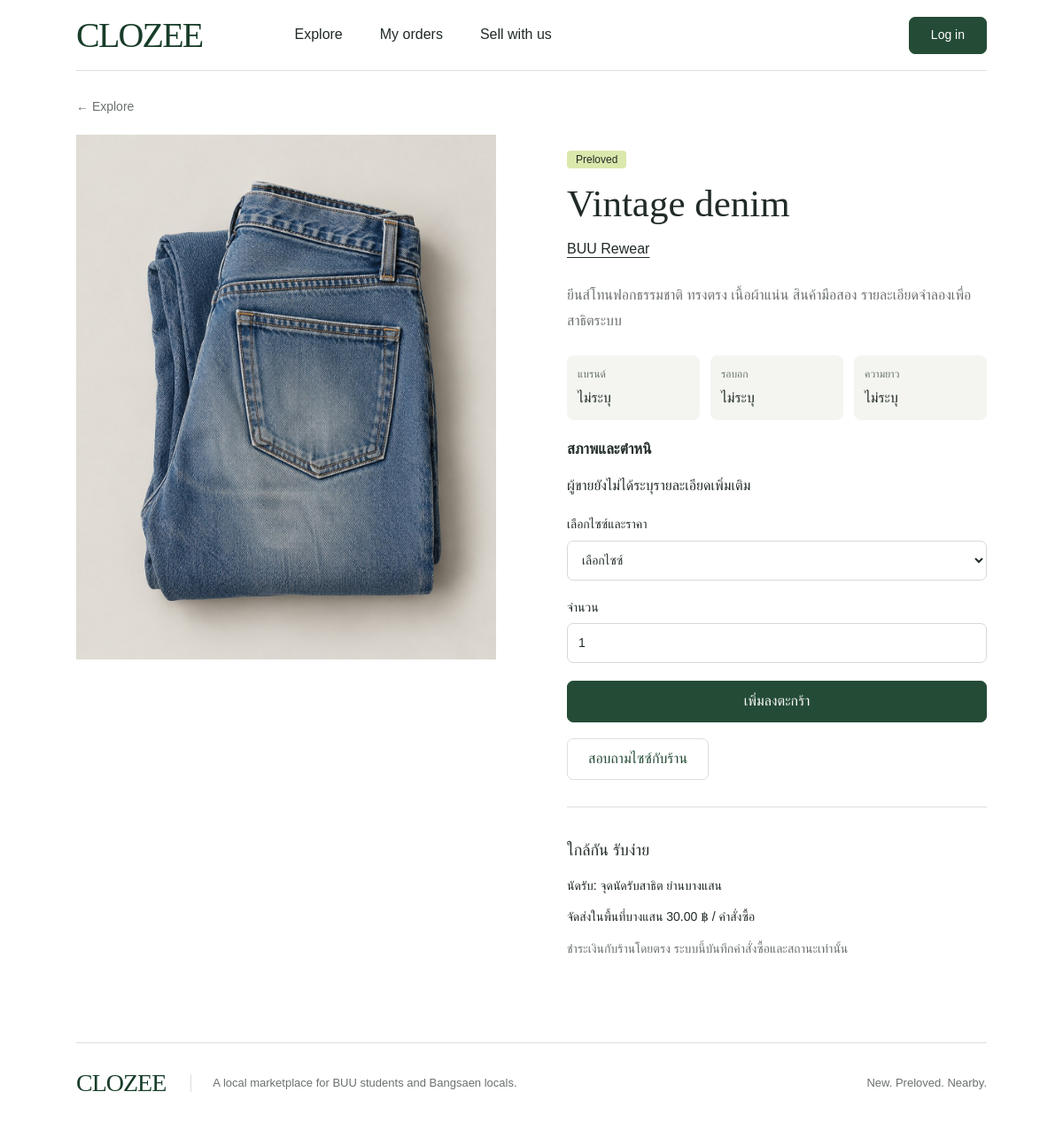
/product.php?id=2, run on the app's committed database.
### tables this page shows
CREATE TABLE products (
    product_id BIGINT UNSIGNED NOT NULL AUTO_INCREMENT,
    shop_id BIGINT UNSIGNED NOT NULL,
    product_name VARCHAR(180) NOT NULL,
    description TEXT NULL,
    category VARCHAR(80) NULL,
    condition_type ENUM('new','secondhand') NOT NULL,
    image_path VARCHAR(255) NULL,
    brand VARCHAR(100) NULL,
    chest_cm DECIMAL(4,1) NULL,
    length_cm DECIMAL(4,1) NULL,
    condition_notes VARCHAR(1000) NULL,
    is_active TINYINT(1) NOT NULL DEFAULT 1,
    created_at TIMESTAMP NOT NULL DEFAULT CURRENT_TIMESTAMP,
    updated_at TIMESTAMP NOT NULL DEFAULT CURRENT_TIMESTAMP ON UPDATE CURRENT_TIMESTAMP,
    PRIMARY KEY (product_id),
    KEY idx_products_shop (shop_id),
    KEY idx_products_condition_active (condition_type, is_active),
    CONSTRAINT ck_products_chest CHECK (chest_cm IS NULL OR (chest_cm > 0 AND chest_cm <= 300)),
    CONSTRAINT ck_products_length CHECK (length_cm IS NULL OR (length_cm > 0 AND length_cm <= 300)),
    CONSTRAINT fk_products_shop FOREIGN KEY (shop_id)
      REFERENCES shops(shop_id) ON UPDATE CASCADE ON DELETE RESTRICT
);

CREATE TABLE shops (
    shop_id BIGINT UNSIGNED NOT NULL AUTO_INCREMENT,
    owner_user_id BIGINT UNSIGNED NOT NULL,
    shop_name VARCHAR(150) NOT NULL,
    description TEXT NULL,
    pickup_location VARCHAR(255) NULL,
    is_active TINYINT(1) NOT NULL DEFAULT 1,
    created_at TIMESTAMP NOT NULL DEFAULT CURRENT_TIMESTAMP,
    updated_at TIMESTAMP NOT NULL DEFAULT CURRENT_TIMESTAMP ON UPDATE CURRENT_TIMESTAMP,
    PRIMARY KEY (shop_id),
    UNIQUE KEY uq_shops_owner (owner_user_id),
    CONSTRAINT fk_shops_owner FOREIGN KEY (owner_user_id)
      REFERENCES users(user_id) ON UPDATE CASCADE ON DELETE RESTRICT
);

### public/product.php (called while the page is built)
<?php require __DIR__.'/../app/bootstrap.php';require ROOT.'/app/pages/product.php';

### app/config/example.php (called while the page is built)
<?php
return [
    'db_host' => '127.0.0.1',
    'db_port' => 3306,
    'db_name' => 'clozee',
    'db_user' => 'clozee',
    'db_pass' => '',
    'table_prefix' => '',
    'base_path' => '',
    'secure_cookies' => true,
    'delivery_fee' => '30.00',
];

### app/bootstrap.php (called while the page is built, shortened)
<?php
function config(): array
{
    static $values;
    if (is_array($values)) return $values;
    $values = require __DIR__ . '/config/example.php';
    $values['base_path'] = rtrim((string)$values['base_path'], '/');
    return $values;
}
require __DIR__ . '/config/tables.php';
require __DIR__ . '/config/db.php';
require __DIR__ . '/validation.php';
require __DIR__ . '/services/ProductImageService.php';
function url(string $path = ''): string { return config()['base_path'] . '/' . ltrim($path, '/'); }
function h(mixed $value): string { return htmlspecialchars((string)$value, ENT_QUOTES | ENT_SUBSTITUTE, 'UTF-8'); }

### app/config/db.php (called while the page is built, shortened)
<?php
function db(): PDO
{
    static $pdo;
    if ($pdo instanceof PDO) return $pdo;
    $c = config();
    $pdo = new PDO(
        sprintf('mysql:host=%s;port=%d;dbname=%s;charset=utf8mb4', $c['db_host'], $c['db_port'], $c['db_name']),
        $c['db_user'], $c['db_pass'],
        [PDO::ATTR_ERRMODE => PDO::ERRMODE_EXCEPTION, PDO::ATTR_DEFAULT_FETCH_MODE => PDO::FETCH_ASSOC,
         PDO::ATTR_EMULATE_PREPARES => false, PDO::ATTR_STRINGIFY_FETCHES => false]
    );
    $pdo->exec("SET time_zone = '+00:00'");
    return $pdo;
}
function query(string $sql, array $params = []): PDOStatement
{
    $statement = db()->prepare(resolve_sql($sql));
    $statement->execute($params);
    return $statement;
}

### app/config/tables.php (called while the page is built, shortened)
<?php
function table_name(string $logical): string {
    $prefix=config()['table_prefix'];
    return $prefix.$logical;
}
function resolve_sql(string $sql): string {
    return preg_replace_callback('/\{\{([a-z_]+)\}\}/',fn(array $m):string=>'`'.table_name($m[1]).'`',$sql);
}

### app/services/ProductImageService.php (called while the page is built, shortened)
<?php
function product_image_url(array $product): string {
    return url('assets/images/'.(in_array($product['image_path']??'',IMAGES,true)?$product['image_path']:'linen.jpg'));
}

### app/validation.php (called while the page is built, shortened)
<?php
function cents(mixed $value): int {
    if (!preg_match('/^(0|[1-9][0-9]{0,6})(?:\.([0-9]{1,2}))?$/D', (string)$value, $m)) throw new ValidationException('ราคาต้องไม่ติดลบและมีทศนิยมไม่เกิน 2 หลัก');
    return (int)$m[1]*100 + (int)str_pad($m[2]??'', 2, '0');
}
function money(mixed $decimal): string { return number_format(cents((string)$decimal)/100, 2) . ' ฿'; }

### app/pages/product.php (the view, shortened to what this page needs)
<?php
$id=filter_var($_GET['id']??null,FILTER_VALIDATE_INT);if(!$id) fail(404,'ไม่พบสินค้า');
$p=query('SELECT p.*,s.shop_name,s.owner_user_id,s.pickup_location FROM {{products}} p JOIN {{shops}} s ON s.shop_id=p.shop_id WHERE p.product_id=? AND p.is_active=1 AND s.is_active=1',[$id])->fetch();
$title=$p['product_name'];require ROOT.'/app/templates/header.php'; ?>
<a class="back-link" href="<?=h(url('products.php'))?>">← Explore</a><section class="detail-layout"><div class="detail-photo" data-product-gallery><img data-gallery-main src="<?=h(product_image_url($p))?>" alt="<?=h($p['product_name'])?>"></div><div class="detail-copy"><span class="condition"><?=$p['condition_type']==='new'?'New':'Preloved'?></span><h1><?=h($p['product_name'])?></h1><a class="underlined" href="<?=h(url('shop.php?id='.$p['shop_id']))?>"><?=h($p['shop_name'])?></a><p class="description"><?=nl2br(h($p['description']))?></p>
<dl class="product-measurements"><div><dt>แบรนด์</dt><dd><?=h($p['brand']??'ไม่ระบุ')?></dd></div><div><dt>รอบอก</dt><dd><?=$p['chest_cm']!==null?h($p['chest_cm']).' ซม.':'ไม่ระบุ'?></dd></div><div><dt>ความยาว</dt><dd><?=$p['length_cm']!==null?h($p['length_cm']).' ซม.':'ไม่ระบุ'?></dd></div></dl><div class="condition-details"><h2>สภาพและตำหนิ</h2><p><?=nl2br(h($p['condition_notes']??'ผู้ขายยังไม่ได้ระบุรายละเอียดเพิ่มเติม'))?></p></div>
<form action="<?=h(url('cart.php'))?>" method="post" class="stack"><label>เลือกไซซ์และราคา<select name="variant_id" required><option value="">เลือกไซซ์</option></select></label><label>จำนวน<input type="number" name="quantity" value="1" min="1" max="99" required></label><button class="button" type="submit">เพิ่มลงตะกร้า</button></form>
<form method="post" action="<?=h(url('messages.php'))?>" class="chat-start"><button class="button secondary" type="submit">สอบถามไซซ์กับร้าน</button></form>
<div class="delivery-note"><h2>ใกล้กัน รับง่าย</h2><p>นัดรับ: <?=h($p['pickup_location'])?></p><p>จัดส่งในพื้นที่บางแสน <?=money(config()['delivery_fee'])?> / คำสั่งซื้อ</p><p class="muted">ชำระเงินกับร้านโดยตรง ระบบนี้บันทึกคำสั่งซื้อและสถานะเท่านั้น</p></div></div></section>
<?php require ROOT.'/app/templates/footer.php'; ?>

### public/assets/css/app.css (style rules this page uses)
:root { --ink:#212b26;--green:#244b36;--sage:#eef2ed;--lime:#dbe8ac;--line:#dedfdc;--muted:#6b716d;--danger:#9a302b;--radius:7px;font-family:Arial,"Tahoma",sans-serif;color:var(--ink);background:#fff;font-size:16px;line-height:1.55 }
* { box-sizing:border-box }
body { margin:0 }
a { color:inherit;text-decoration:none }
button,input,select,textarea { font:inherit }
button,a,input,select,textarea { -webkit-tap-highlight-color:transparent }
button,a { touch-action:manipulation }
button { cursor:pointer }
img { display:block;max-width:100% }
.button,button.button { display:inline-flex;align-items:center;justify-content:center;border:1px solid var(--green);background:var(--green);color:#fff;min-height:46px;padding:10px 23px;border-radius:var(--radius);font-weight:500;white-space:nowrap;text-align:center }
.button.secondary { background:#fff;color:var(--green);border-color:var(--line) }
.condition { display:inline-block;padding:1px 10px;background:var(--lime);border-radius:4px;font-size:12px;line-height:1.5 }
.muted,.field-help { color:var(--muted) }
h1,h2,h3,p { overflow-wrap:anywhere }
input:not([type=checkbox]):not([type=radio]),select,textarea { display:block;min-height:45px;border:1px solid #d6d9d4;background:white;color:var(--ink);border-radius:var(--radius);padding:10px 12px;max-width:100% }
label { display:block;font-size:14px;font-weight:500 }
label>input,label>textarea,label>select { margin-top:7px;width:100% }
.stack { display:grid;gap:20px }
.back-link { display:inline-block;color:var(--muted);font-size:14px;margin:20px 0 }
.underlined { text-decoration:underline;text-underline-offset:4px }
.detail-layout { display:grid;grid-template-columns:1fr 1fr;gap:80px;padding:0 0 30px }
.detail-photo { max-width:600px }
.detail-photo img { width:100%;aspect-ratio:4/5;object-fit:cover }
.detail-copy { max-width:500px;padding:15px 0 }
.detail-copy h1 { font:43px/1.15 Georgia,serif;margin:14px 0 }
.description { white-space:normal;color:var(--muted);line-height:1.8;margin:25px 0 }
.delivery-note { border-top:1px solid var(--line);margin-top:30px;padding-top:20px;font-size:14px }
.delivery-note h2 { font-size:18px;font-weight:500 }
.chat-start { margin-top:18px }
.product-measurements { display:grid;grid-template-columns:repeat(3,minmax(0,1fr));gap:12px;margin:20px 0 }
.product-measurements div { padding:12px;background:#f4f5f1;border-radius:8px;min-width:0 }
.product-measurements dt { font-size:12px;color:#68736b }
.product-measurements dd { margin:5px 0 0;overflow-wrap:anywhere }
.condition-details { margin:20px 0 }
.condition-details h2 { font-size:17px }
.condition-details p { white-space:normal;overflow-wrap:anywhere }

### data on the page
products: image_path (picture), product_name "Vintage denim", shop.shop_name "BUU Rewear", description "ยีนส์โทนฟอกธรรมชาติ ทรงตรง เนื้อผ้าแน่น สินค้ามือสอง รายละเอียดจำลองเพื่อสาธิตระบบ", brand "ไม่ระบุ", condition_notes "ผู้ขายยังไม่ได้ระบุรายละเอียดเพิ่มเติม", shop.pickup_location "จุดนัดรับสาธิต ย่านบางแสน"

### other printed values
money(config()['delivery_fee']) "30.00 ฿"
